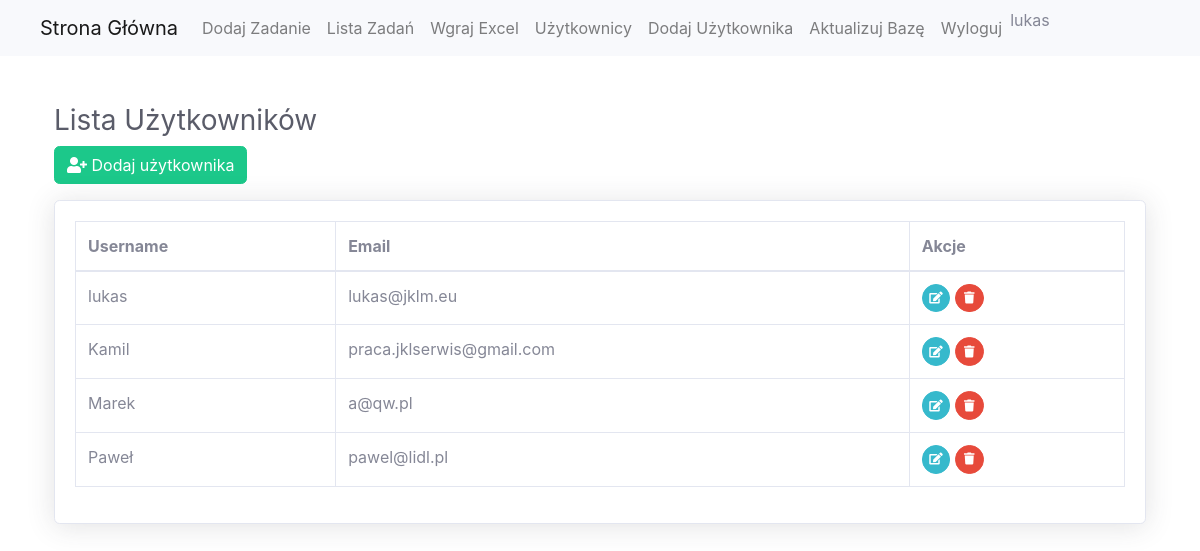
/users/ (signed in), run on an earlier commit of the app's database.
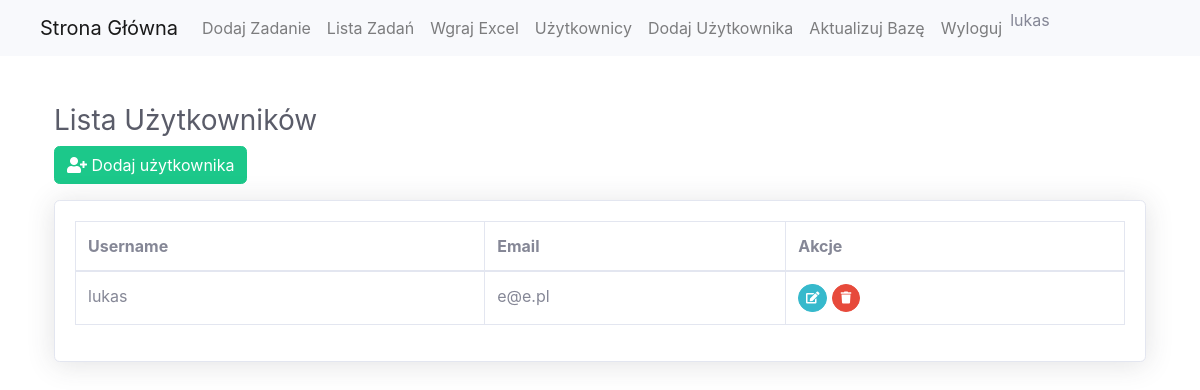
And on a later commit of the database.
### app/models.py (models this page shows, shortened)
class CustomUser(AbstractUser):
    phone_number = models.CharField(max_length=15, blank=True, null=True)
    job_title = models.CharField(max_length=100, blank=True, null=True)
    company = models.CharField(max_length=100, blank=True, null=True)
    def is_administrator(self):
        return self.job_title and self.job_title.lower() == 'administrator'

### app/views.py (the view)
# urls.py: path('users/', views.user_list, name='user_list'),
@login_required
def user_list(request):
    users = CustomUser.objects.all()
    return render(request, 'user_list.html', {'users': users})

### app/templates/user_list.html (shortened to what this page needs)
{% load static %}
{% include 'header.html' %}
<!DOCTYPE html>
<html lang="en">
<head>
    <link rel="stylesheet" href="https://stackpath.bootstrapcdn.com/bootstrap/4.5.2/css/bootstrap.min.css">
    <link rel="stylesheet" href="https://cdnjs.cloudflare.com/ajax/libs/font-awesome/5.15.1/css/all.min.css">
    <link href="{% static 'css/sb-admin-2.min.css' %}" rel="stylesheet">
</head>
<body>
    <div class="container mt-5">
        <h1 class="h3 mb-2 text-gray-800">Lista Użytkowników</h1>
        <a href="{% url 'add_user' %}" class="btn btn-success mb-3">
            <i class="fas fa-user-plus"></i> Dodaj użytkownika
        </a>
        <div class="card shadow mb-4">
            <div class="card-body">
                <div class="table-responsive">
                    <table class="table table-bordered" id="dataTable" width="100%" cellspacing="0">
                        <thead>
                            <tr>
                                <th>Username</th>
                                <th>Email</th>
                                <th>Akcje</th>
                            </tr>
                        </thead>
                        <tbody>
                            {% for user in users %}
                                <tr>
                                    <td>{{ user.username }}</td>
                                    <td>{{ user.email }}</td>
                                    <td>
                                        <a href="{% url 'edit_user' user.id %}" class="btn btn-info btn-circle btn-sm">
                                            <i class="fas fa-edit"></i>
                                        </a>
                                        <a href="{% url 'delete_user' user.id %}" class="btn btn-danger btn-circle btn-sm">
                                            <i class="fas fa-trash"></i>
                                        </a>
                                    </td>
                                </tr>
                            {% endfor %}
                        </tbody>
                    </table>
                </div>
            </div>
        </div>
    </div>
</body>
</html>

### app/templates/header.html (shortened to what this page needs)
{% load static %}
<!DOCTYPE html>
<html lang="en">
<head>
    <link rel="stylesheet" href="https://stackpath.bootstrapcdn.com/bootstrap/4.5.2/css/bootstrap.min.css">
    <link href="{% static 'css/sb-admin-2.min.css' %}" rel="stylesheet">
</head>
<body>
    <nav class="navbar navbar-expand-lg navbar-light bg-light">
        <div class="container-fluid">
            <a class="navbar-brand" href="{% url 'home' %}">Strona Główna</a>
            <div class="collapse navbar-collapse" id="navbarNav">
                <ul class="navbar-nav">
                 {% if user.is_administrator %}
                    <li class="nav-item">
                        <a class="nav-link" href="{% url 'create_task' %}">Dodaj Zadanie</a>
                    </li>
                        {% endif %}
                    <li class="nav-item">
                        <a class="nav-link" href="{% url 'task_list' %}">Lista Zadań</a>
                    </li>
                     {% if user.is_administrator %}
                    <li class="nav-item">
                        <a class="nav-link" href="{% url 'upload_excel' %}">Wgraj Excel</a>
                    </li>
                    <li class="nav-item">
                        <a class="nav-link" href="{% url 'user_list' %}">Użytkownicy</a>
                    </li>
                    <li class="nav-item">
                        <a class="nav-link" href="{% url 'add_user' %}">Dodaj Użytkownika</a>
                    </li>
                        {% endif %}
                    <li class="nav-item">
                        <a class="nav-link" href="{% url 'update_database' %}">Aktualizuj Bazę</a>
                    </li>
                     <li class="nav-item">
                         <a class="nav-link" href="{% url 'logout' %}">Wyloguj</a>
                     </li>
                     <li class="nav-item">
                         {{ request.user.username }}
                     </li>
                </ul>
            </div>
        </div>
    </nav>
</body>
</html>

What changed in the data, as far as the page shows it:
removed CustomUser: username "Kamil", email "praca.jklserwis@gmail.com"
removed CustomUser: username "Marek", email "a@qw.pl"
removed CustomUser: username "Paweł", email "pawel@lidl.pl"
changed CustomUser "lukas": email "lukas@jklm.eu" → "e@e.pl"
